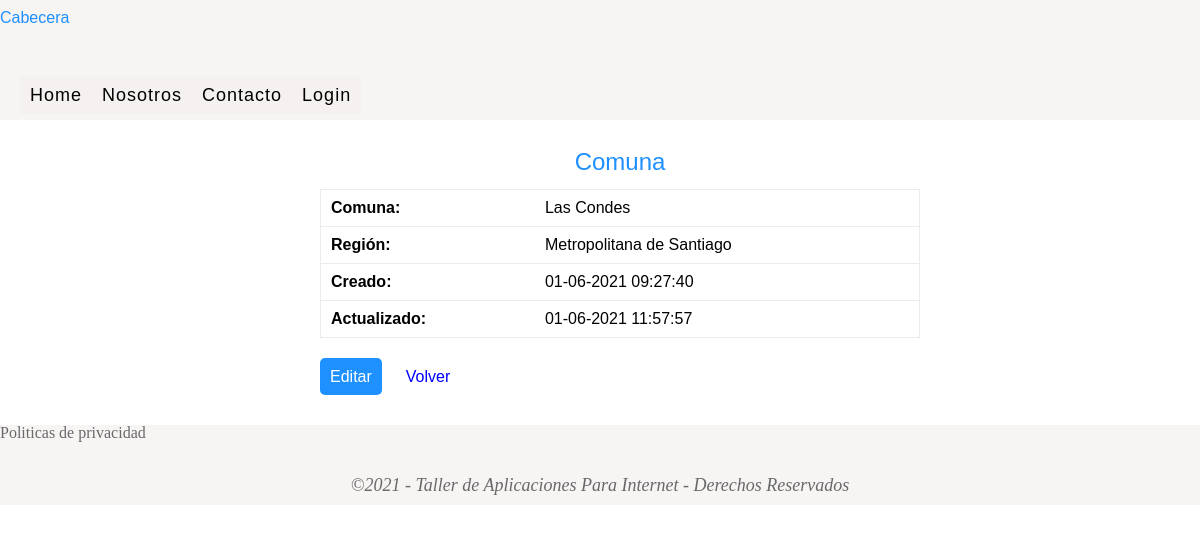
Page /comunas/show.php?id=2 on the committed database.
### tables this page shows
CREATE TABLE `comunas` (
  `id` int NOT NULL AUTO_INCREMENT,
  `nombre` varchar(255) NOT NULL,
  `region_id` int NOT NULL,
  `created_at` datetime DEFAULT NULL,
  `updated_at` datetime DEFAULT NULL,
  PRIMARY KEY (`id`),
  KEY `region_id` (`region_id`),
  CONSTRAINT `comunas_ibfk_1` FOREIGN KEY (`region_id`) REFERENCES `regiones` (`id`)
);

CREATE TABLE `regiones` (
  `id` int NOT NULL AUTO_INCREMENT,
  `nombre` varchar(255) NOT NULL,
  `created_at` datetime DEFAULT NULL,
  `updated_at` datetime DEFAULT NULL,
  PRIMARY KEY (`id`)
);

### class/modelo.php (called while the page is built, shortened)
<?php
class Modelo
{
    public function __construct()
    {
        $this->_db = new Conexion;
    }
}

### class/comunaModel.php (called while the page is built, shortened)
<?php
require_once('modelo.php');
class comunaModel extends Modelo
{
    public function getComunaId($id)
    {
        $id = (int) $id;
        $comuna = $this->_db->prepare("SELECT c.id, c.nombre, c.region_id, c.created_at, c.updated_at, r.nombre as region FROM comunas c INNER JOIN regiones r ON c.region_id = r.id WHERE c.id = ?");
        $comuna->bindParam(1, $id);
        $comuna->execute();
        return $comuna->fetch();
    }
}

### comunas/show.php (the view, shortened to what this page needs)
<?php
    require('../class/comunaModel.php');
    if (isset($_GET['id'])) {
        $id = (int) $_GET['id'];
        $comunas = new comunaModel;
        $comuna = $comunas->getComunaId($id);
    }
?>
<!DOCTYPE html>
<html lang="es">
<head>
    <link rel="stylesheet" href="../css/reset.css">
    <link rel="stylesheet" href="../css/estilos.css">
</head>
<body>
    <header>
        <h1>Cabecera</h1>
        <?php include('../partials/menu.php'); ?>
    </header>
    <section>
        <div class="contenido">
            <h1>Comuna</h1>
            <?php if($comuna): ?>
                <table class="table">
                    <tr>
                        <th>Comuna:</th>
                        <td> <?php echo $comuna['nombre']; ?> </td>
                    </tr>
                    <tr>
                        <th>Región:</th>
                        <td> <?php echo $comuna['region']; ?> </td>
                    </tr>
                    <tr>
                        <th>Creado:</th>
                        <td>
                            <?php
                                $created = new DateTime($comuna['created_at']);
                                echo $created->format('d-m-Y H:i:s');
                            ?>
                        </td>
                    </tr>
                    <tr>
                        <th>Actualizado:</th>
                        <td>
                            <?php
                                $update = new DateTime($comuna['updated_at']);
                                echo $update->format('d-m-Y H:i:s');
                            ?>
                        </td>
                    </tr>
                </table>
                <p class="enlace">
                    <a href="edit.php?id=<?php echo $id; ?>" class="btn btn-primary">Editar</a>
                    <a href="index.php" class="btn btn-link">Volver</a>
                </p>
            <?php else: ?>
                <p class="text-info">El dato no existe</p>
            <?php endif; ?>
        </div>
    </section>
    <footer>
        <?php include('../partials/footer.php'); ?>
    </footer>
</body>
</html>

### css/estilos.css (style rules this page uses)
footer { width: 100%; float: left; height: 80px; background-color: rgba(245, 240, 240, 0.733); margin-top: 20px; }
h1,h2,h3,h4,h5,h6 { color: dodgerblue; font-family: Verdana, Geneva, Tahoma, sans-serif; margin-bottom: 15px; margin-top: 10px; }
header { float:left; width: 100%; height: 120px; background-color: rgba(245, 240, 240, 0.733); margin-bottom: 20px; }
section { float: left; width: 100%; margin-left: 20px; margin-right: 20px; margin-bottom: 20px; }
section h1 { text-align: center; font-size: 24px; }
table { width: 100%; }
.btn { width: 120px; height: 40px; border: 0; text-align: center; border-radius: 5px; }
.btn-link { margin-left: 10px; margin-right: 10px; padding: 10px; color: blue; }
.btn-primary { background-color: dodgerblue; color: white; }
.btn-link, .btn-primary, .btn-warning { font-family: Arial, Helvetica, sans-serif; }
.enlace { float: left; margin-top: 10px; }
.enlace a { width: auto; text-decoration: none; padding: 10px; font-family: Arial, Helvetica, sans-serif; vertical-align: middle; }
.contenido { float: left; width: 50%; margin-left: 25%; }
.table { float: left; border: solid 1px; border-color: #ECEAEA; margin-bottom: 20px; }
.table th { font-weight: bold; }
.table th, td { padding: 10px; border-bottom: 1px solid #ECEAEA; text-align: left; font-family: Arial, Helvetica, sans-serif; }

### rows in the picture
comunas: nombre "Las Condes", region.nombre "Metropolitana de Santiago", created_at "01-06-2021 09:27:40", updated_at "01-06-2021 11:57:57"
